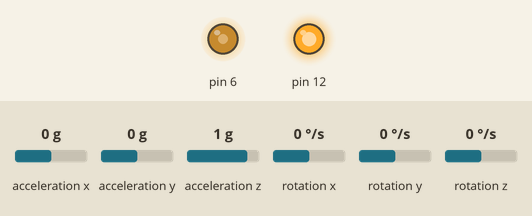
Recording of a sketch running on a simulated Arduino Uno, built with avr-gcc and run on an emulated ATmega328P. Parts: output pins drawn as LEDs (lit = HIGH). Wiring (inferred from the names in the program): MPU-6050 motion sensor at I2C address 0x68. The test bench sets the inputs (shaded band); at power-on: rotation z 0 °/s, acceleration x 0 g, acceleration y 0 g, acceleration z 1 g, rotation x 0 °/s, rotation y 0 °/s. What the sketch prints to the serial monitor is not drawn.

Above: at 1.2 s.
1.3 s: rotation z set to -1 °/s
At 2.5 s:
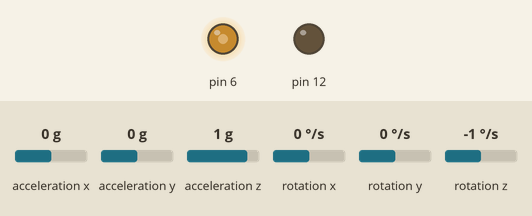
2.8 s: rotation z set to -192 °/s
At 3.6 s:
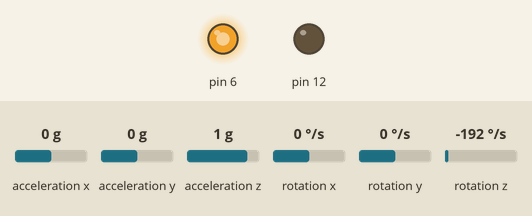
Timing chart, 0 to 5.8 s (numbered marks = the images above; inputs shaded):
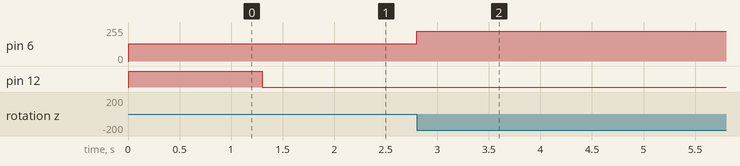

The sketch:

sensor.ino
```cpp
// MPU-6050 Accelerometer + Gyro

// I2CにアクセスするためにWireライブラリを使用
#include <Wire.h>

// レジスタアドレス
#define MPU6050_ACCEL_XOUT_H 0x3B  // R
#define MPU6050_WHO_AM_I     0x75  // R
#define MPU6050_PWR_MGMT_1   0x6B  // R/W
#define MPU6050_I2C_ADDRESS  0x68

// 構造体定義
typedef union accel_t_gyro_union {
  struct {
    uint8_t x_accel_h;
    uint8_t x_accel_l;
    uint8_t y_accel_h;
    uint8_t y_accel_l;
    uint8_t z_accel_h;
    uint8_t z_accel_l;
    uint8_t t_h;
    uint8_t t_l;
    uint8_t x_gyro_h;
    uint8_t x_gyro_l;
    uint8_t y_gyro_h;
    uint8_t y_gyro_l;
    uint8_t z_gyro_h;
    uint8_t z_gyro_l;
  }
  reg;
  struct {
    int16_t x_accel;
    int16_t y_accel;
    int16_t z_accel;
    int16_t temperature;
    int16_t x_gyro;
    int16_t y_gyro;
    int16_t z_gyro;
  }
  value;
};

// デバイス初期化時に実行される
void setup() {
  pinMode(6,OUTPUT);
  pinMode(12,OUTPUT);
  int error;
  uint8_t c;

  Wire.begin();

  // ボーレートを115200bpsにセット
  Serial.begin(115200);

  // 初回の読み出し
  error = MPU6050_read(MPU6050_WHO_AM_I, &c, 1);
  Serial.print("WHO_AM_I : ");
  Serial.print(c, HEX);
  Serial.print(", error = ");
  Serial.println(error, DEC);

  // 動作モードの読み出し
  error = MPU6050_read(MPU6050_PWR_MGMT_1, &c, 1);
  Serial.print("PWR_MGMT_1 : ");
  Serial.print(c, HEX);
  Serial.print(", error = ");
  Serial.println(error, DEC);

  // MPU6050動作開始
  MPU6050_write_reg(MPU6050_PWR_MGMT_1, 0);
}

void loop() {
  int error;
  float dT;
  accel_t_gyro_union accel_t_gyro;

  // 加速度、角速度の読み出し
  // accel_t_gyroは読み出した値を保存する構造体、その後ろの引数は取り出すバイト数
  error = MPU6050_read(MPU6050_ACCEL_XOUT_H, (uint8_t *)&accel_t_gyro, sizeof(accel_t_gyro));
  Serial.print(error, DEC);
  Serial.print("\t");

  // 取得できるデータはビッグエンディアンなので上位バイトと下位バイトの入れ替え（AVRはリトルエンディアン）
  uint8_t swap;
#define SWAP(x,y) swap = x; x = y; y = swap
  SWAP (accel_t_gyro.reg.x_accel_h, accel_t_gyro.reg.x_accel_l);
  SWAP (accel_t_gyro.reg.y_accel_h, accel_t_gyro.reg.y_accel_l);
  SWAP (accel_t_gyro.reg.z_accel_h, accel_t_gyro.reg.z_accel_l);
  SWAP (accel_t_gyro.reg.t_h, accel_t_gyro.reg.t_l);
  SWAP (accel_t_gyro.reg.x_gyro_h, accel_t_gyro.reg.x_gyro_l);
  SWAP (accel_t_gyro.reg.y_gyro_h, accel_t_gyro.reg.y_gyro_l);
  SWAP (accel_t_gyro.reg.z_gyro_h, accel_t_gyro.reg.z_gyro_l);

  // 取得した角速度値を分解能で割って角速度(degrees per sec)に変換する
  float gyro_x = accel_t_gyro.value.x_gyro / 131.0;//FS_SEL_0 131 LSB / (°/s)
  float gyro_y = accel_t_gyro.value.y_gyro / 131.0;
  float gyro_z = accel_t_gyro.value.z_gyro / 131.0;

  Serial.print(gyro_x, 2);
  Serial.print("\t");
  Serial.print(gyro_y, 2);
  Serial.print("\t");
  Serial.print(gyro_z, 2);
  Serial.println("");
  int vs = 128;
  float vr;
  float vl;
  float kr = 0.5;
  float kl = 0.5;
  vr = kr * -1 * gyro_z + vs;
  vl = kl * gyro_z + vs;

  vr<0? vr=0:vr=vr;
  vr>255? vr=255:vr=vr;
  vl<0? vl=0:vl=vl;
  vl>255? vl=255:vl=vl;
  analogWrite(6,vr);
  analogWrite(12,vl);
}

// MPU6050_read
int MPU6050_read(int start, uint8_t *buffer, int size) {
  int i, n, error;
  Wire.beginTransmission(MPU6050_I2C_ADDRESS);
  n = Wire.write(start);
  if (n != 1) {
    return (-10);
  }
  n = Wire.endTransmission(false);// hold the I2C-bus
  if (n != 0) {
    return (n);
  }
  // Third parameter is true: relase I2C-bus after data is read.
  Wire.requestFrom(MPU6050_I2C_ADDRESS, size, true);
  i = 0;
  while (Wire.available() && i < size) {
    buffer[i++] = Wire.read();
  }
  if ( i != size) {
    return (-11);
  }
  return (0); // return : no error

}

// MPU6050_write
int MPU6050_write(int start, const uint8_t *pData, int size) {
  int n, error;
  Wire.beginTransmission(MPU6050_I2C_ADDRESS);
  n = Wire.write(start);// write the start address
  if (n != 1) {
    return (-20);
  }
  n = Wire.write(pData, size);// write data bytes
  if (n != size) {
    return (-21);
  }
  error = Wire.endTransmission(true); // release the I2C-bus
  if (error != 0) {
    return (error);
  }

  return (0);// return : no error
}

// MPU6050_write_reg
int MPU6050_write_reg(int reg, uint8_t data) {
  int error;
  error = MPU6050_write(reg, &data, 1);
  Serial.print("error = ");
  Serial.println(error);
  return (error);
};
```

Measured:
- the behaviour switches between 0 and -1 °/s on rotation z (found by bisection; images 0 and 1)
- after the input at 1.3 s, pin 12: HIGH → LOW at once
- after the input at 2.8 s, pin 6: 128/255 → 224/255 at once
